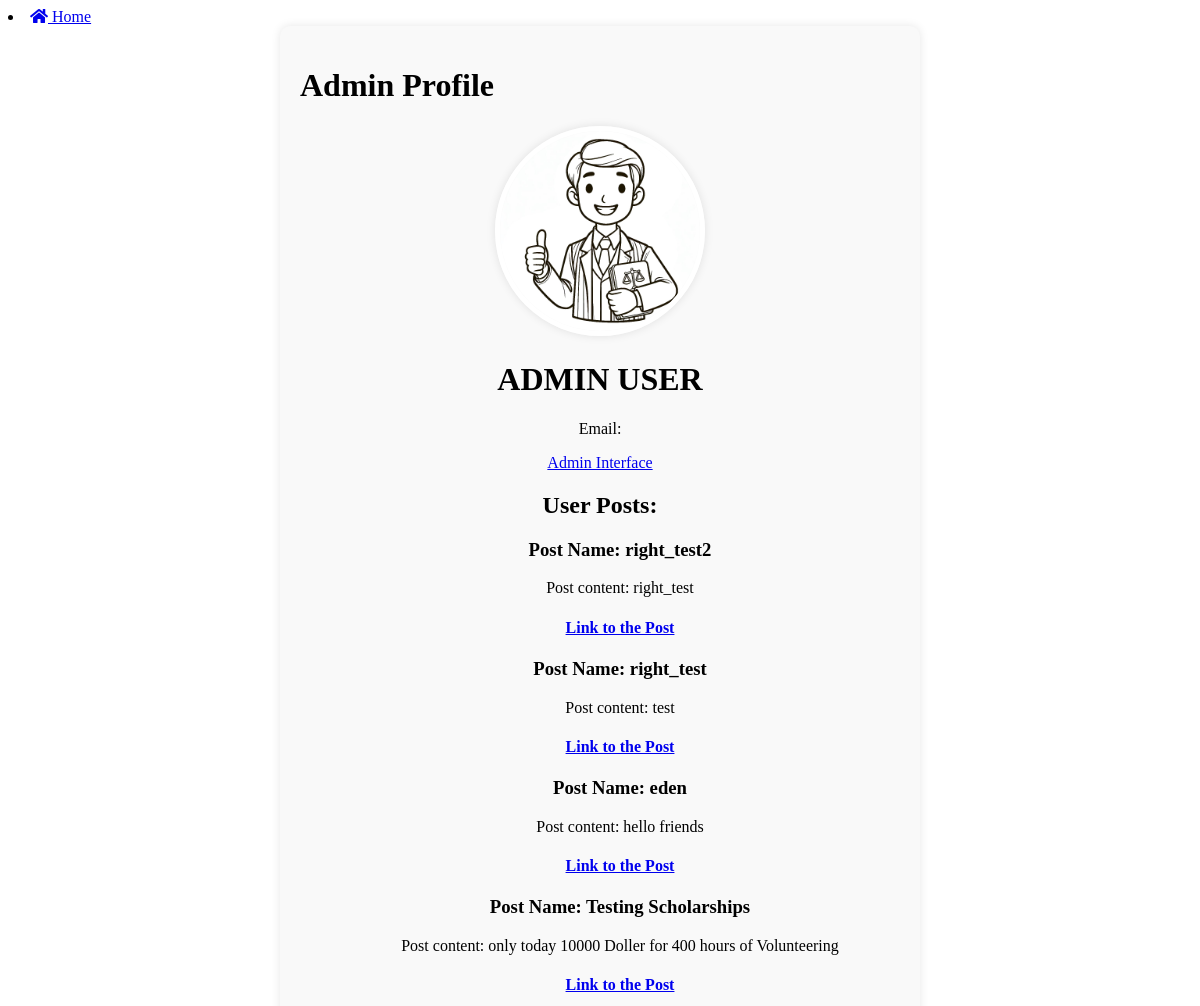
The app's page /authentication/admin-profile/ (signed in, upper part), older data.
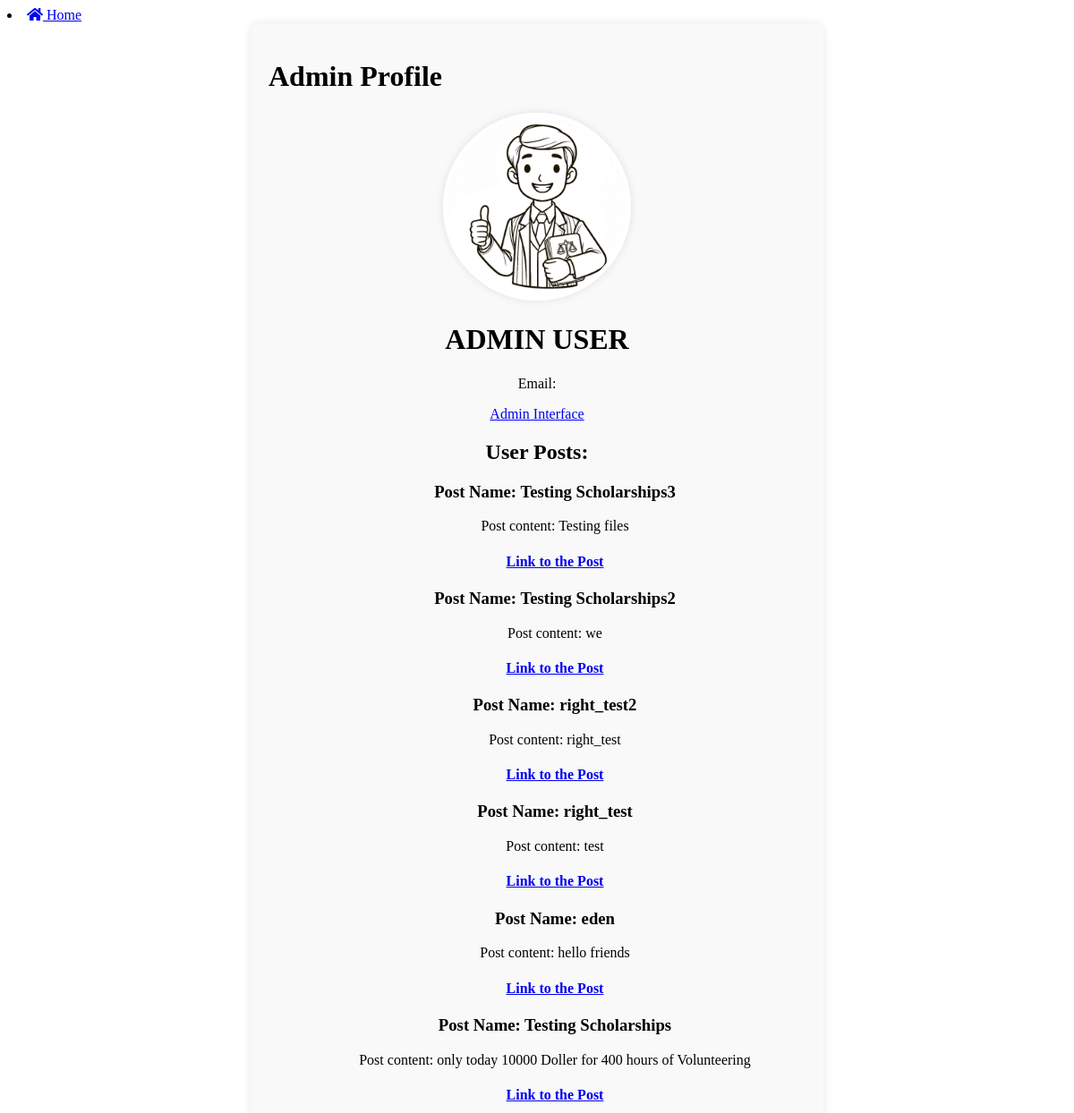
The same page, newer data.
### blog/models.py (models this page shows, shortened)
class Post(models.Model):
    title = models.CharField(max_length=200, unique=True) #unique is an valiation to check if max length is not greater.
    slug = models.SlugField(max_length=200, unique=True,null=True)#checks that it gets only string,chars,numbers, DELETE!
    author = models.ForeignKey(get_user_model(), on_delete=models.CASCADE,null=True)
    isanonymous = models.BooleanField(default=False)#giving the option to make a anonymous sumbit
    Topic_choice = models.CharField(max_length=100,choices=Topic_choice,null=True)
    benefits_rights_choices = models.CharField(max_length=100,choices=rights_benefits_choice,null=True)
    benefits_choices = models.CharField(max_length=100,choices=benefits_choice,null=True)#for benefits page.
    reserve_choices = models.CharField(max_length=100,choices=reserve_choices,null=True)
    content = models.TextField()
    created_on = models.DateTimeField(auto_now_add=True)
    author_url  = models.URLField(blank=True, null=True)
    isright = models.BooleanField(default=False)#rights posts.
    isbenefits = models.BooleanField(default=False)#for events posts
    isreserve = models.BooleanField(default=False)#for reserve(soilders_posts)posts
    header_image = models.FileField(null=True,blank =True,upload_to="images/",validators=[validate_file_extension,sizefile])#images.
    department_choices = models.CharField(max_length = 200, choices = department_choice,default = 'tech')
    class Meta:
        ordering = ['-created_on']#See when the blog was posted.

### blog/views.py (the view)
# urls.py: path('admin-profile/', some_viewadmin, name='admin_profile'),
def some_viewadmin(request):
    post_list_users = Post.objects.all()
    user_notifications_data = user_notifactions(request)  # Call the function to get the data
    return render(request, 'admin_profile.html', { 'user_notifications': user_notifications_data,'post_list': post_list_users,})

### messaging/views.py (called while the page is built)
def user_notifactions(request):
    notifications = Notification.objects.filter(user=request.user, read=False)
    return notifications

### authentication/templates/admin_profile.html (shortened to what this page needs)
<!DOCTYPE html>
<html lang="en">
<head>
        <link rel="stylesheet" href="https://cdnjs.cloudflare.com/ajax/libs/font-awesome/5.15.3/css/all.min.css">
</head>
<body>
    <u1>
        <li><a href="{% url 'homepage_admin' %}"><i class="fas fa-home"></i> Home</a></li>
    </u1>
        <div class="container">
        <h1>Admin Profile</h1>
        <div class="profile-picture">
         <div class="profile-picture">
            {% if user.profile_picture %}
                <img src="{{ user.profile_picture.url }}" alt="{{ admin.username }}'s profile picture">
            {% else %}
                <img src="https://turag.co.il/wp-content/uploads/2018/06/man.jpg">
            {% endif %}
        </div>
            <h1>ADMIN USER</h1>
            <p>Email: {{ admin.email }}</p>
            <a href="/admin/">Admin Interface</a>
        <div class="user-posts">
         <h2>User Posts:</h2>
                <div>
                <ul>
                    {% for post in post_list %}
                            {% if post.author == user %}
                                <h3>Post Name: {{ post.title }}</h3>
                                <p>Post content: {{ post.content }}</p>
                                <h4><a href="{% url 'post_detail' slug=post.slug %}">Link to the Post</a>
                            {%endif%}
                    {% empty %}
                        <li>No posts available.</li>
                    {% endfor %}
                </ul>
            </div>
    </div>
</body>
</html>

Row changes from the older to the newer data that the page shows:
added Post: title "Testing Scholarships3", content "Testing files"
added Post: title "Testing Scholarships2", content "we"
